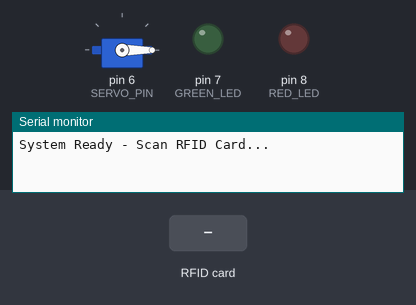
Simulated run of this sketch. Board: Arduino Uno, built with avr-gcc and run on an emulated ATmega328P. On the bench: servo, output pins drawn as LEDs (lit = HIGH), the last lines printed to the serial monitor. The test bench sets the inputs (shaded band). Pins used as bus, display or sensor lines are not drawn.

Above: at 1.2 s.
1.3 s: RFID card 13 D3 09 27 held to the reader
At 1.7 s:
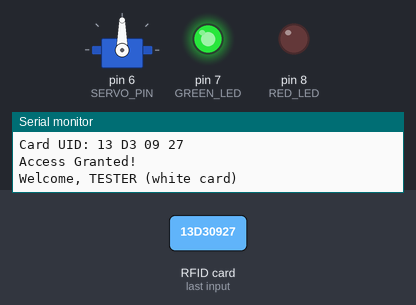
Timing chart, 0 to 7.8 s (numbered marks = the images above; inputs shaded):
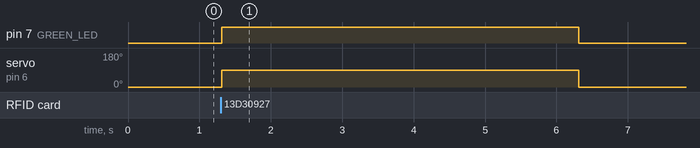

The sketch:

RFID.ino
```cpp
#include <SPI.h>
#include <MFRC522.h>
#include <Servo.h>

#define SS_PIN 10
#define RST_PIN 9
#define SERVO_PIN 6
#define GREEN_LED 7
#define RED_LED 8

MFRC522 rfid(SS_PIN, RST_PIN);
Servo doorServo;

// Struct for person info
struct Person {
  byte uid[4];
  const char* name;
  const char* role;
};

// List of permitted users
Person permittedUsers[] = {
  {{0x13, 0xD3, 0x09, 0x27}, "TESTER", "white card"},
  {{0x89, 0xD3, 0x9D, 0x94}, "SWAROOP", "Admin"}
};
const int permittedCount = sizeof(permittedUsers) / sizeof(permittedUsers[0]);

// List of denied users
struct DeniedPerson {
  byte uid[4];
  const char* name;
};

DeniedPerson deniedUsers[] = {
  {{0x11, 0x16, 0xF5, 0x7B}, "UNAUTHORISED USER"}  // Blue card
};
const int deniedCount = sizeof(deniedUsers) / sizeof(deniedUsers[0]);

void setup() {
  Serial.begin(9600);
  SPI.begin();
  rfid.PCD_Init();
  doorServo.attach(SERVO_PIN);
  pinMode(GREEN_LED, OUTPUT);
  pinMode(RED_LED, OUTPUT);
  digitalWrite(GREEN_LED, LOW);
  digitalWrite(RED_LED, LOW);
  doorServo.write(0); // Initial position
  Serial.println("System Ready - Scan RFID Card...");
}

bool compareUID(byte *uid1, byte *uid2) {
  for (byte i = 0; i < 4; i++) {
    if (uid1[i] != uid2[i]) return false;
  }
  return true;
}

void processSerialCommand() {
  if (Serial.available() > 0) {
    String command = Serial.readStringUntil('\n');
    command.trim();

    if (command.startsWith("ADD_PERMITTED:")) {
      // Handle adding permitted user
      // Format: ADD_PERMITTED:UID:NAME:ROLE
      Serial.println("Received command to add permitted user");
    }
    else if (command.startsWith("ADD_DENIED:")) {
      // Handle adding denied user
      // Format: ADD_DENIED:UID:NAME
      Serial.println("Received command to add denied user");
    }
  }
}

void loop() {
  processSerialCommand();

  if (!rfid.PICC_IsNewCardPresent() || !rfid.PICC_ReadCardSerial()) {
    return;
  }

  Serial.print("Card UID: ");
  for (byte i = 0; i < rfid.uid.size; i++) {
    Serial.print(rfid.uid.uidByte[i] < 0x10 ? "0" : "");
    Serial.print(rfid.uid.uidByte[i], HEX);
    Serial.print(" ");
  }
  Serial.println();

  bool isPermitted = false;
  const char* name = nullptr;
  const char* role = nullptr;

  for (int i = 0; i < permittedCount; i++) {
    if (compareUID(rfid.uid.uidByte, permittedUsers[i].uid)) {
      isPermitted = true;
      name = permittedUsers[i].name;
      role = permittedUsers[i].role;
      break;
    }
  }

  if (isPermitted) {
    Serial.println("Access Granted!");
    if (name && role) {
      Serial.print("Welcome, ");
      Serial.print(name);
      Serial.print(" (");
      Serial.print(role);
      Serial.println(")");
    }

    digitalWrite(GREEN_LED, HIGH);
    digitalWrite(RED_LED, LOW);
    doorServo.write(90);  // Open Door
    delay(5000);
    doorServo.write(0);
    digitalWrite(GREEN_LED, LOW);
  } else {
    // Check if explicitly denied
    const char* deniedName = nullptr;
    for (int i = 0; i < deniedCount; i++) {
      if (compareUID(rfid.uid.uidByte, deniedUsers[i].uid)) {
        deniedName = deniedUsers[i].name;
        break;
      }
    }

    Serial.println("Access Denied!");
    if (deniedName) {
      Serial.print("WARNING: ");
      Serial.println(deniedName);
    }

    digitalWrite(RED_LED, HIGH);
    digitalWrite(GREEN_LED, LOW);
    delay(2000);
    digitalWrite(RED_LED, LOW);
  }

  rfid.PICC_HaltA();
  rfid.PCD_StopCrypto1();
} 
```

Measured:
- after the input at 1.3 s, pin 7 (GREEN_LED): LOW → HIGH at once, → LOW 5.0 s later; servo on pin 6 (SERVO_PIN): 0° → 90° at once, → 0° 5.0 s later
